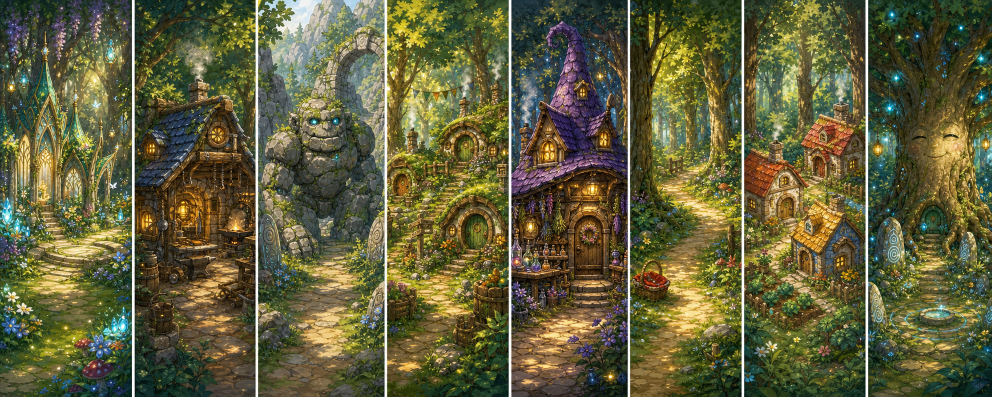
#> input picture assets/scenes/forest-scenes-atlas.png, 1983 x 793 px, given in place of ig_07743bbfb8703463016a1d1fe2094081918764fc07a4257006.png, which was not available (shown at 1/2 size)
$ python 20260601-135745-process-assets.py
#> lines starting #> are read from the running program, lines starting #| are printed output that depends on the picture; pictures that were not available may be replaced by others from this repository, and a replacement may not be noted
from __future__ import annotations

import shutil
import subprocess
import sys
from pathlib import Path

from PIL import Image


ROOT = Path(r"C:\Users\User\Documents\Github\solKidGalGame")
GEN = Path(r"C:\Users\User\Documents\Github\codexHome\generated_images\019e81aa-fd17-7a41-ad34-251ef56e60ad")
HELPER = Path(r"C:\Users\User\Documents\Github\codexHome\skills\.system\imagegen\scripts\remove_chroma_key.py")
LOG_QA = ROOT / ".codex" / "log" / "20260601-135745-qa"
ORIGINALS = LOG_QA / "original-assets"

GENERATED = [
    "ig_07743bbfb8703463016a1d1fe2094081918764fc07a4257006.png",
    "ig_07743bbfb8703463016a1d209ac20081919856d641979aabc0.png",
    "ig_07743bbfb8703463016a1d20d69530819189fb0ac0106369db.png",
    "ig_07743bbfb8703463016a1d211a0c488191bbe9e9466effd3a9.png",
    "ig_07743bbfb8703463016a1d21786aa48191945f2fe2ceae02f9.png",
    "ig_07743bbfb8703463016a1d21baabbc819185b4f5753c0a8c11.png",
    "ig_07743bbfb8703463016a1d21ef62948191bf60427cee4d086c.png",
    "ig_07743bbfb8703463016a1d224ae24c81918e69dbfe452e0189.png",
    "ig_07743bbfb8703463016a1d229561d48191843c1aafbc97aedb.png",
    "ig_07743bbfb8703463016a1d23396c6481919aef1ce55bb82530.png",
]

BACKGROUND_TARGETS = [
    "market.png",
    "boutique.png",
    "shoes.png",
    "accessory.png",
    "garden.png",
    "harbor.png",
    "farm.png",
    "lighthouse.png",
]

NPC_TARGETS = [
    "npc-shoes.png",
    "npc-accessory.png",
]


def backup(path: Path) -> None:
    if path.exists():
        target = ORIGINALS / path.relative_to(ROOT)
        target.parent.mkdir(parents=True, exist_ok=True)
        shutil.copy2(path, target)


def cover_resize(src: Path, dst: Path, size: tuple[int, int] = (1280, 720)) -> None:
#> called with size = (1280, 720)
    image = Image.open(src).convert("RGB")
#> image is the input picture: PIL image 1983x793 RGB; mean R, G, B 96.7, 94.9, 59.6
    src_w, src_h = image.size
#> src_w = 1983; src_h = 793
    target_w, target_h = size
    scale = max(target_w / src_w, target_h / src_h)
#> scale = 0.908
    resized = image.resize((round(src_w * scale), round(src_h * scale)), Image.Resampling.LANCZOS)
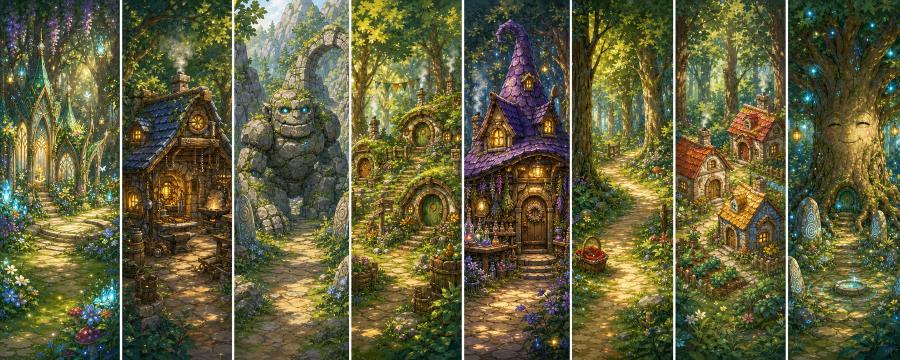
#> resized: PIL image 1800x720 RGB (shown at 1/2 size); mean R, G, B 96.7, 94.9, 59.6
    left = max(0, (resized.width - target_w) // 2)
#> left = 260
    top = max(0, (resized.height - target_h) // 2)
#> top = 0
    cropped = resized.crop((left, top, left + target_w, top + target_h))
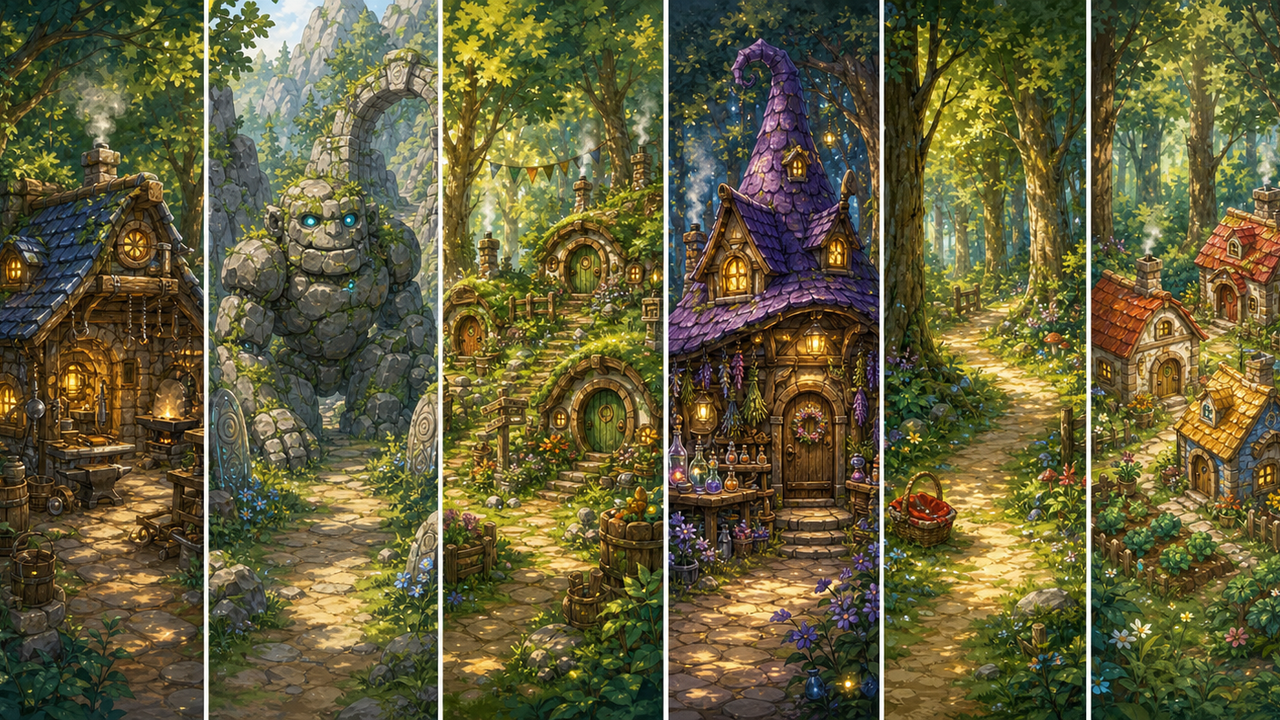
#> cropped: PIL image 1280x720 RGB; mean R, G, B 100.4, 95.3, 59.3
    dst.parent.mkdir(parents=True, exist_ok=True)
    cropped.save(dst, "PNG", optimize=True)


def validate_alpha(path: Path) -> None:
    image = Image.open(path).convert("RGBA")
    alpha = image.getchannel("A")
    extrema = alpha.getextrema()
    if extrema[0] >= 5:
        raise RuntimeError(f"{path} does not have transparent edges")


def process() -> None:
    LOG_QA.mkdir(parents=True, exist_ok=True)
    ORIGINALS.mkdir(parents=True, exist_ok=True)
    for index, target_name in enumerate(BACKGROUND_TARGETS):
        source = GEN / GENERATED[index]
        target = ROOT / "assets" / "scenes" / target_name
        backup(target)
        cover_resize(source, target)
#> pass 2 of the loop in process, `for index, target_name in enumerate(BACKGROUND_TARGETS):`:
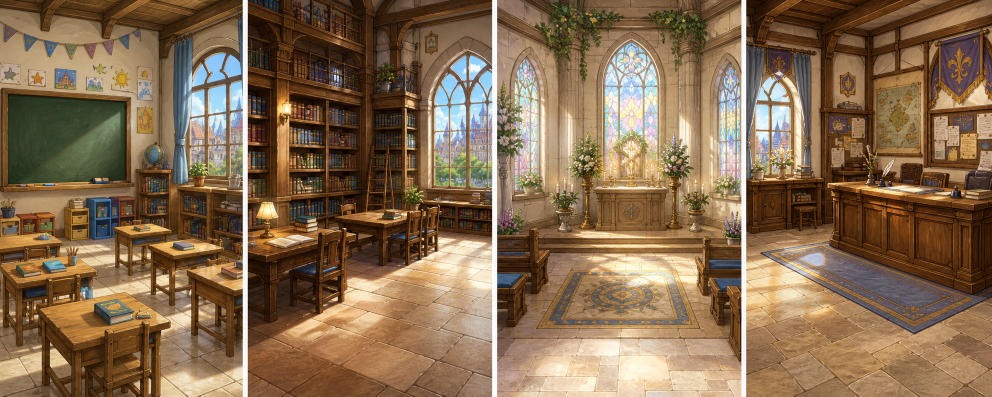
#> input picture assets/scenes/kingdom-civic-atlas.png, 1983 x 793 px, given in place of ig_07743bbfb8703463016a1d209ac20081919856d641979aabc0.png, which was not available (shown at 1/2 size)
#> in cover_resize, image is the input picture: PIL image 1983x793 RGB; mean R, G, B 133.4, 107.2, 79.2
#> in cover_resize (call 2), `resized = image.resize((round(src_w * scale), round(src_h * scale)), I..`:
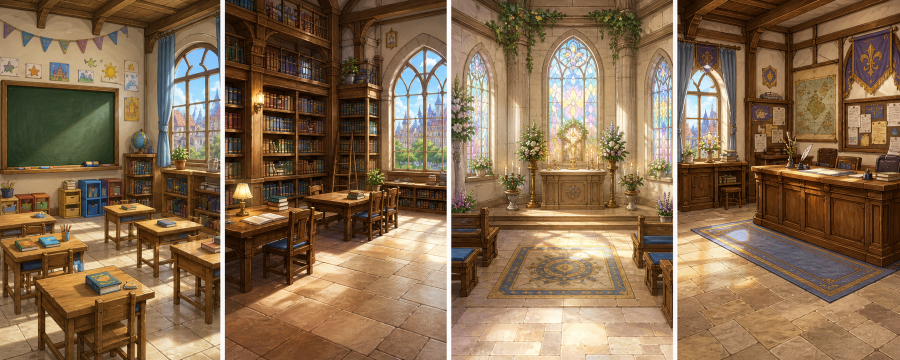
#> resized: PIL image 1800x720 RGB (shown at 1/2 size); mean R, G, B 133.4, 107.2, 79.2
#> in cover_resize (call 2), `cropped = resized.crop((left, top, left + target_w, top + target_h))`:
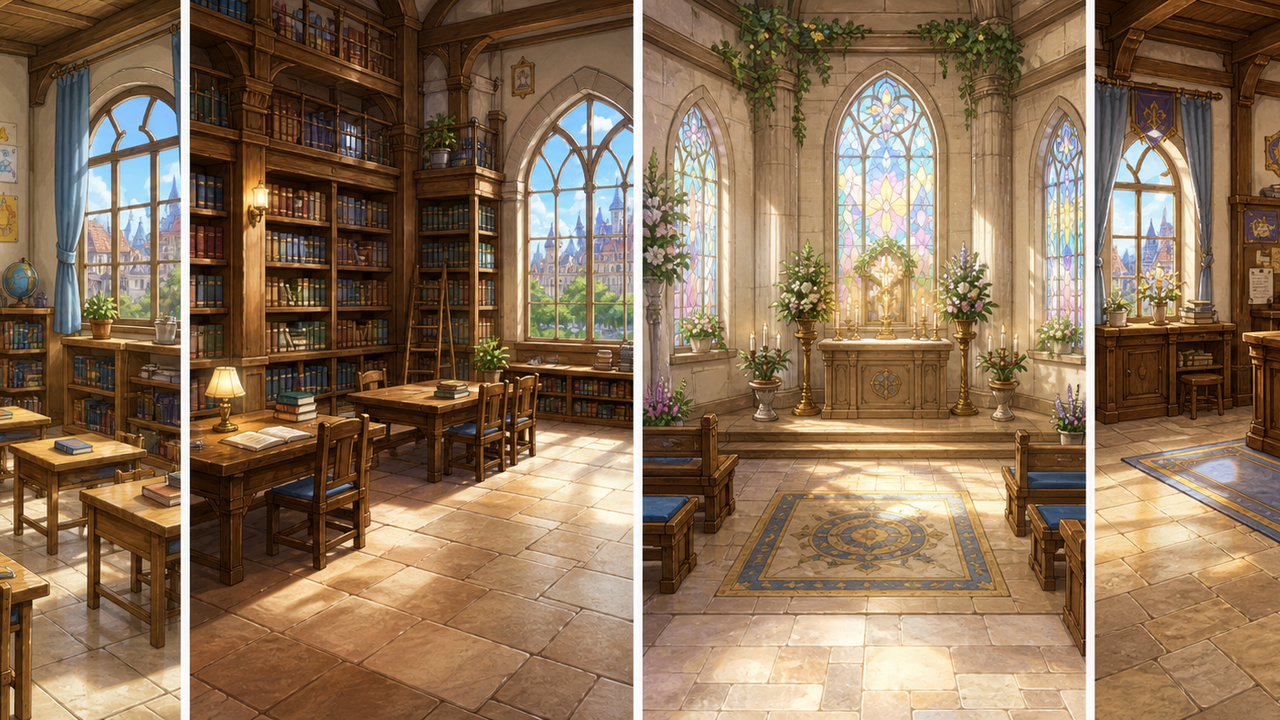
#> cropped: PIL image 1280x720 RGB; mean R, G, B 138.4, 113, 86.5

    for offset, target_name in enumerate(NPC_TARGETS, start=len(BACKGROUND_TARGETS)):
        source = GEN / GENERATED[offset]
        chroma_source = LOG_QA / f"{target_name.removesuffix('.png')}-source.png"
        target = ROOT / "assets" / "characters" / target_name
        backup(target)
        shutil.copy2(source, chroma_source)
        subprocess.run(
            [
                sys.executable,
                str(HELPER),
                "--input",
                str(chroma_source),
                "--out",
                str(target),
                "--auto-key",
                "border",
                "--soft-matte",
                "--transparent-threshold",
                "12",
                "--opaque-threshold",
                "220",
                "--despill",
                "--edge-contract",
                "1",
            ],
            check=True,
        )
        validate_alpha(target)


if __name__ == "__main__":
#> (the run stopped early here; a loop or call above may not have finished)
